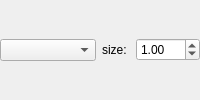
            <widget class="QWidget" name="widSymbol" native="true">
             <layout class="QHBoxLayout" name="horizontalLayout_7" stretch="1,0,0">
              <property name="margin">
               <number>0</number>
              </property>
              <item>
               <widget class="JKQTPSymbolComboBox" name="cmbSymbol">
                <property name="sizePolicy">
                 <sizepolicy hsizetype="MinimumExpanding" vsizetype="Fixed">
                  <horstretch>0</horstretch>
                  <verstretch>0</verstretch>
                 </sizepolicy>
                </property>
                <property name="minimumSize">
                 <size>
                  <width>80</width>
                  <height>0</height>
                 </size>
                </property>
               </widget>
              </item>
              <item>
               <widget class="QLabel" name="label_30">
                <property name="text">
                 <string>size: </string>
                </property>
               </widget>
              </item>
              <item>
               <widget class="QDoubleSpinBox" name="spinSymbolSize">
                <property name="prefix">
                 <string/>
                </property>
                <property name="suffix">
                 <string/>
                </property>
                <property name="maximum">
                 <double>100.000000000000000</double>
                </property>
                <property name="singleStep">
                 <double>5.000000000000000</double>
                </property>
                <property name="value">
                 <double>1.000000000000000</double>
                </property>
               </widget>
              </item>
             </layout>
            </widget>
